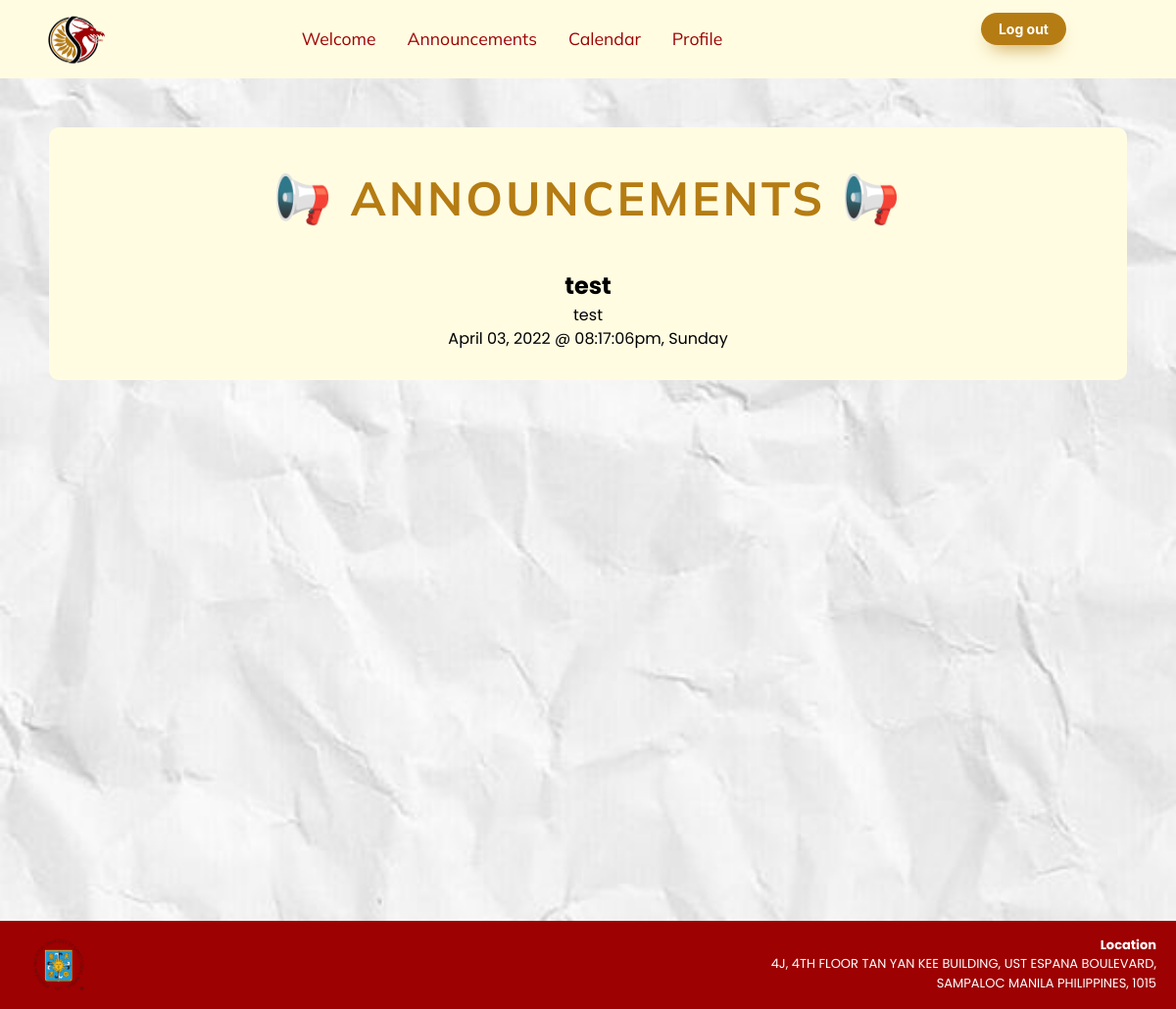
The app's page /memberannounce.php (signed in) with its own data.
### tables this page shows
CREATE TABLE `announcements` (
  `id` int(11) NOT NULL,
  `title` varchar(255) NOT NULL,
  `description` text NOT NULL,
  `date_and_time` varchar(255) NOT NULL
);

### memberannounce.php (the view, shortened to what this page needs)
<?php
include "./includes/memberheader.php";
include "model/DatabaseConn.php";
?>
<div id="page-container">
    <div id="announcements">
        <section>
            <h1 style="font-size:4vw;"> 📢 ANNOUNCEMENTS 📢</h1>
                <?php
                $query = $db->query("SELECT * FROM announcements ORDER BY id DESC");
                while ($result = $query->fetch_assoc()) {
                ?>
                    <h2><?= $result['title'] ?></h2>
                    <p><?= $result['description'] ?></p>
                    <p><?= $result['date_and_time'] ?></p>
                <?php } ?>
        </section>
    </div>
</div>
<?php
include "./includes/footer.php";
?>

### css/style.css (style rules this page uses)
html, body { margin: 0%; box-sizing: border-box; overflow-x: hidden; min-height: 100%; }
:root { --text-gray: #000000; --text-red: #9D0101; --text-cream: #FFFCE2; --text-gold: #B57C13; }
body { background-image: url('assets/scbg.jpg'); background-repeat: no-repeat; background-attachment: fixed; background-size: cover; }
* { box-sizing: border-box; }
html { font-family: "Mulish", sans-serif; }

### css/footer.css (style rules this page uses)
body { line-height: 1.5; font-family: "Poppins", sans-serif; }
:root { --text-gray: #000000; --text-red: #9d0101; --text-cream: #fffce2; --text-gold: #b57c13; }
* { margin: 0; padding: 0; box-sizing: border-box; }
html { position: relative; min-height: 100%; }
body { margin-bottom: 100px; }

### memberannounce.php (style rules this page uses)
body { background-image: url('assets/bg.jpg'); background-repeat: no-repeat; background-attachment: fixed; background-size: cover; }
#announcements { text-align: center; background-color: #FFFCE2; margin-top: 50px; margin-left: 50px; margin-right: 50px; border-radius: 10px; padding-bottom: 30px; }
h1 { color: #B57C13; text-align: center; line-height: 3; font-family: 'Mulish'; font-size: 50px; letter-spacing: 3px; font-weight: bold; }
#page-container { position: relative; min-height: 100vh; padding-bottom: 50px; }

### records on screen
announcements: title "test", description "test", date_and_time "April 03, 2022 @ 08:17:06pm, Sunday"
